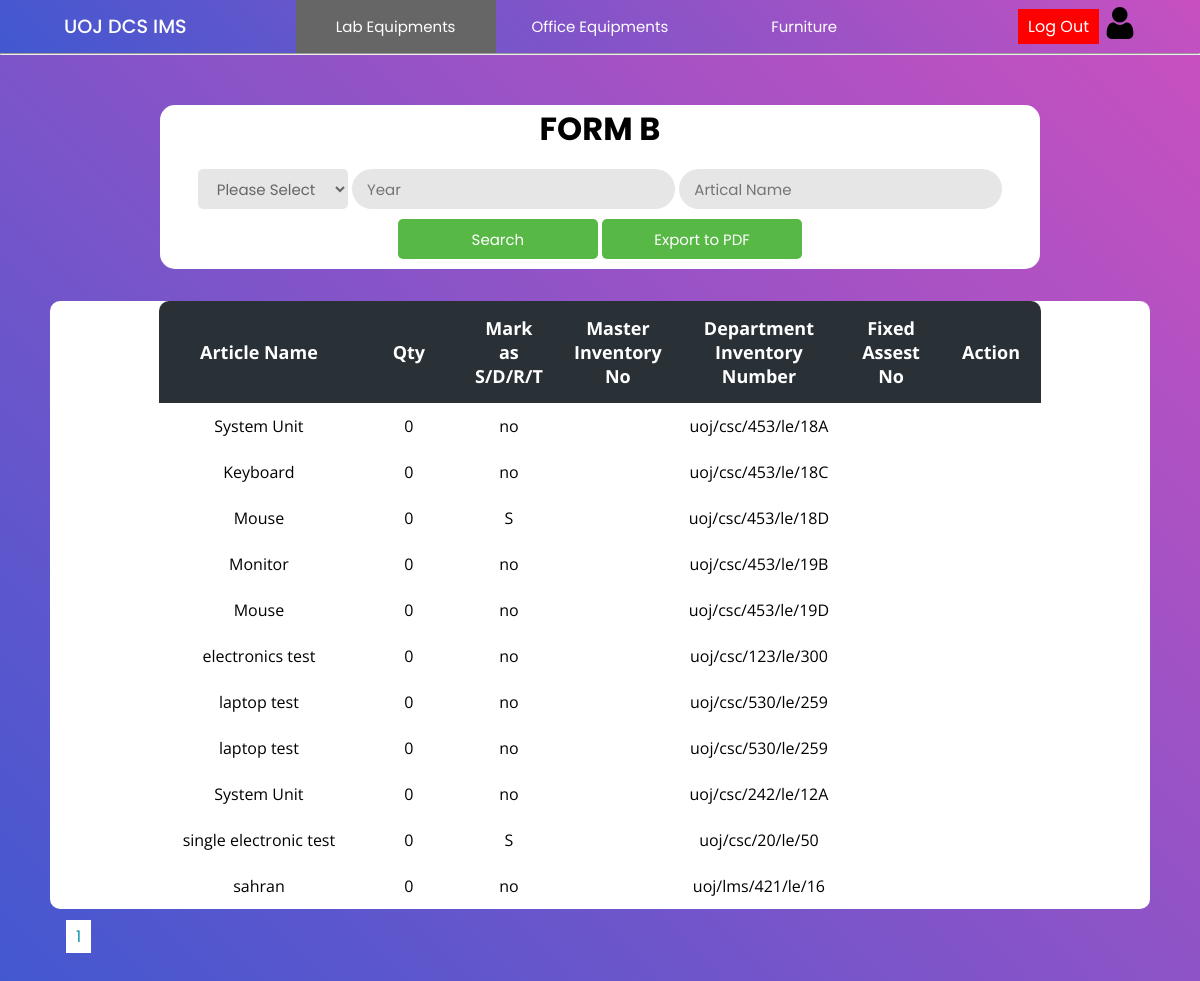
Screenshot of /Project/lab/labForm_B.php (signed in) with the database file from the repository.
### tables this page shows
CREATE TABLE `formb_table` (
  `article` varchar(200) NOT NULL,
  `quantity` int(11) NOT NULL,
  `sdrt` varchar(3) NOT NULL,
  `master_inventory_no` varchar(50) NOT NULL,
  `dept_Inventory_no` varchar(50) NOT NULL,
  `fixed_asset_no` varchar(50) NOT NULL,
  `remarks` varchar(200) NOT NULL
);

### Project/lab/labForm_B.php (the view, shortened to what this page needs)
<?php
include("formBTable.php");
$rowsPerPage = 10;
$queryinvoice = "SELECT * FROM formb_table";
$totalRows = mysqli_num_rows(mysqli_query($con, "SELECT * FROM invoice"));
$totalPages = ceil($totalRows / $rowsPerPage);
?>
<!DOCTYPE html>
<html lang="en">
<head>
    <link rel="stylesheet" href="../css/lab.css">
    <link rel="stylesheet" href="../css/main.css">
</head>
<body>
    <?php include "../header/header.php"; ?>
    <hr>
    <div class="main-container">
        <div class="container">
            <h2>FORM B</h2>
            <div>
                <form action="labForm_B.php" method="get">
                    <select name="type">
                        <option value="">Please Select</option>
                    </select>
                    <input type="number" placeholder="Year" name="year" value="<?php if (isset($_POST['year'])) {
                                                                                    echo $_POST['year'];
                                                                                } ?>" />
                    <input type="text" placeholder="Artical Name" name="name" value="<?php if (isset($_POST['name'])) {
                                                                                            echo $_POST['name'];
                                                                                        } ?>" />
                    <input class="button" type="submit" name="search" value="Search" />
                    <input class="button" type="submit" name="export" value="Export to PDF" />
                </form>
            </div>
        </div>
        <div class="table-con">
            <table>
                <thead>
                    <tr>
                        <th>Article Name</th>
                        <th>Qty</th>
                        <th>Mark as S/D/R/T</th>
                        <th>Master Inventory No</th>
                        <th>Department Inventory Number</th>
                        <th>Fixed Assest No</th>
                        <th>Action</th>
                    </tr>
                </thead>
                <tbody>
                    <?php
                    $resultinvoice = mysqli_query($con, $queryinvoice);
                    while ($rowinvoice = mysqli_fetch_assoc($resultinvoice)) {
                    ?>
                        <tr>
                            <td class="name"><?php echo $rowinvoice['article'] ?></td>
                            <td><?php echo $rowinvoice['quantity'] ?></td>
                            <td><?php echo $rowinvoice['sdrt'] ?></td>
                            <td><?php echo $rowinvoice['master_inventory_no'] ?></td>
                            <td><?php echo $rowinvoice['dept_Inventory_no'] ?></td>
                            <td><?php echo $rowinvoice['fixed_asset_no'] ?></td>
                        </tr>
                    <?php
                    }
                    ?>
                </tbody>
            </table>
        </div>
        <div class="pagination" style="margin:15px;">
            <?php
            for ($i = 1; $i <= $totalPages; $i++) {
                echo '<a href="?page=' . $i . '" style="margin:1px;background-color: #fff; color: #1690A7; border: none; padding: 5px 10px; cursor: pointer; width:5px;">' . $i . '</a>';
            }
            ?>
        </div>
    </div>
</body>
</html>

### Project/css/lab.css (style rules this page uses)
.main-container { padding: 50px; min-height: 100vh; height: fit-content; background: linear-gradient(-135deg, #c850c0, #4158d0); }
.container { text-align: center; background-color: white; border-radius: 15px; width: 80%; margin: auto; margin-bottom: 2rem; padding: 0 0 10px 0; }
h2 { font-size: 2rem; margin-bottom: 1rem; font-family: 'Poppins', sans-serif; }
select { font-size: 15px; color: #666; background: #e6e6e6; height: 40px; border-radius: 5px; padding: 0 15px 0 15px; border: none; font-family: 'Poppins', sans-serif; width: 150px; }
option { font-size: 15px; color: #666; background: #e6e6e6; height: 40px; border-radius: 5px; padding: 0 15px 0 15px; border: none; font-family: 'Poppins', sans-serif; }
.button { background: #57b846; color: white; cursor: pointer; height: 40px; border-radius: 5px; padding: 0 15px 0 15px; border: none; font-family: 'Poppins', sans-serif; width: 200px; margin-top: 10px; }
table { border-collapse: collapse; border-radius: 10px; overflow: hidden; max-width: 100%; margin: 0 auto; position: relative; }
.table-con { border-collapse: collapse; background: #fff; border-radius: 10px; width: auto; margin: auto; position: relative; font-family: 'Open Sans'; text-align: center; background: #fff; }
.table-con td.name { max-width: 200px; word-wrap: break-word; min-width: 200px; }
th { width: 100px; font-size: 18px; background: #293036; color: white; padding: 15px; }
td { padding: 12px; }
input { font-size: 15px; color: #666; background: #e6e6e6; height: 40px; border-radius: 20px; padding: 0 15px 0 15px; border: none; font-family: 'Poppins', sans-serif; }

### Project/css/main.css (style rules this page uses)
* { margin: 0; padding: 0; text-decoration: none; box-sizing: border-box; }
:root { --bg-gradient: linear-gradient(-135deg, #c850c0, #4158d0); --bg-gray: #e6e6e6; --text-color: #666; --inp-color: #57b846; }
body { font-family: 'Poppins', sans-serif; }

### Project/css/header.css (style rules this page uses)
* { margin: 0; padding: 0; text-decoration: none; box-sizing: border-box; }
:root { --bg-gradient: linear-gradient(-135deg, #c850c0, #4158d0); --bg-gray: #e6e6e6; --text-color: #666; --inp-color: #57b846; }
body { font-family: 'Poppins', sans-serif; }

### rows the page displays
formb_table: article "System Unit", quantity "0", sdrt "no", dept_Inventory_no "uoj/csc/453/le/18A"
formb_table: article "Keyboard", quantity "0", sdrt "no", dept_Inventory_no "uoj/csc/453/le/18C"
formb_table: article "Mouse", quantity "0", sdrt "S", dept_Inventory_no "uoj/csc/453/le/18D"
formb_table: article "Monitor", quantity "0", sdrt "no", dept_Inventory_no "uoj/csc/453/le/19B"
formb_table: article "Mouse", quantity "0", sdrt "no", dept_Inventory_no "uoj/csc/453/le/19D"
formb_table: article "electronics test", quantity "0", sdrt "no", dept_Inventory_no "uoj/csc/123/le/300"
formb_table: article "laptop test", quantity "0", sdrt "no", dept_Inventory_no "uoj/csc/530/le/259"
formb_table: article "laptop test", quantity "0", sdrt "no", dept_Inventory_no "uoj/csc/530/le/259"
formb_table: article "System Unit", quantity "0", sdrt "no", dept_Inventory_no "uoj/csc/242/le/12A"
formb_table: article "single electronic test", quantity "0", sdrt "S", dept_Inventory_no "uoj/csc/20/le/50"
formb_table: article "sahran", quantity "0", sdrt "no", dept_Inventory_no "uoj/lms/421/le/16"
